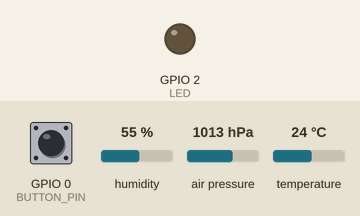
This sketch was run on a simulated ESP32. Shown: output pins drawn as LEDs (lit = HIGH). The test bench sets the inputs (shaded band); at power-on: GPIO 0 (BUTTON_PIN) HIGH, humidity 55 %, air pressure 1013 hPa, temperature 24 °C. WiFi joins after 1.5 s; servers stay silent unless stated; no MQTT or app messages arrive unless stated; what the sketch prints to the serial monitor is not drawn.

Above: at 2.7 s.
2.8 s: GPIO 0 (BUTTON_PIN) pulled LOW for 3.2 s
At 3.6 s:
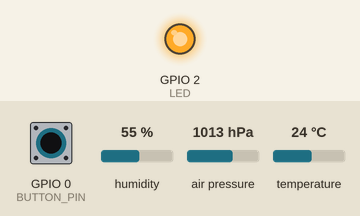
Timing chart, 0 to 8.3 s (numbered marks = the images above; inputs shaded):
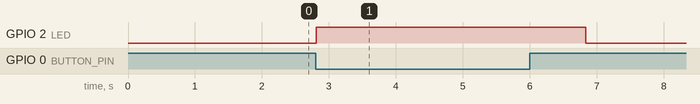

Measured:
- after the input at 2.8 s, GPIO 2 (LED): LOW → HIGH at once, → LOW 4.0 s later

The sketch:

ESP32_Publisher_BME280.ino
```cpp
/*
 *
 * ESP32 PUBLISHER to topic test_topic
 *
 */

#include <WiFi.h> // include WiFi library
#include <PubSubClient.h> // Include library to create a client MQTT

// include for BME280 sensor
#include <Adafruit_Sensor.h>
#include <Adafruit_BME280.h>

Adafruit_BME280 bme; // I2C

const char* ssid     = "<put-your-SSID-here>";            // The SSID (name) of the Wi-Fi network you want to connect to
const char* password = "<put-your-password-here>";     // The password of the Wi-Fi network

const char* mqttServer = "<put-your-mqttserverip-here>";           // The IP address of your MQTT Broker
const int mqttPort = 1883;                         // The TCP port of your MQTT Broker
const char* mqttUser = "<put-your-mqttuser-here>";               // MQTT client user
const char* mqttPassword = "<put-your-mqttpassword-here>";  // MQTT client password

WiFiClient espClient_1;                             // Define the client that allows us to transmit by WiFi. Must be differet for each MQQT client that you want to connect to a MQTT Broker
PubSubClient client(espClient_1);                   // Define the MQTT client that will access the MQTT Broker.

char payload[512];                                  // It will be the message to RECEIVE                                             //Incremental value to test the topic

const int BUTTON_PIN = 0; // constant for button
// Define led constant
#define LED 2

void setup() {
  Serial.begin(115200);         // Start the Serial communication to send messages to the computer
  delay(10);
  Serial.println('\n');

  // Initialize sensor
  bool status;
  status = bme.begin();
  if (!status) {
      Serial.println("Could not find a valid BME280 sensor, check wiring!");
      while (1);
    }

  // Set pin mode
  pinMode(LED,OUTPUT);
  pinMode(BUTTON_PIN, INPUT_PULLUP);

  digitalWrite(LED,LOW);

  /*Connecting ESP32 to WiFi */
  WiFi.begin(ssid, password);             // Connect to the network
  Serial.print("Connecting to ");
  Serial.print(ssid);

  while (WiFi.status() != WL_CONNECTED) { // Wait for the Wi-Fi to connect
    delay(500);
    Serial.print('.');
  }

  Serial.println('\n');
  Serial.println("Connection established!");
  Serial.print("IP address:\t");
  Serial.println(WiFi.localIP());         // Send the IP address of the ESP32 to the computer

  /*Connecting ESP32 to MQTT Broker, subscribing and receiving messages */
  client.setServer(mqttServer, mqttPort); //configure the PubSubClient with the adress and port

  while (!client.connected()) { // While mqtt client it's not connected stay at loop
    Serial.println("Trying to connect to MQTT");

    if (client.connect("espClient_1", mqttUser, mqttPassword )) { // connect to broker (return true if connect, false if not)
      Serial.println("connected");
    } else {
      Serial.print("failed with state ");
      Serial.print(client.state());
      delay(2000);
    }
  }
}

void loop() {

  // Send the message only when press the button
  if (digitalRead(BUTTON_PIN) == LOW) {
    int measurement = hallRead();
    Serial.println(measurement);
    float t = bme.readTemperature();
    float p = bme.readPressure() / 100.0F;
    float h = bme.readHumidity();

    Serial.print("The message of the Test Topic: ");
    Serial.print("Temperature = ");
    Serial.print(t);
    Serial.println(" *C");

    Serial.print("Pressure = ");
    Serial.print(p);
    Serial.println(" hPa");

    Serial.print("Humidity = ");
    Serial.print(h);
    Serial.println(" %");

    sprintf(payload, "temperature: %f C\t Humidity: %f %\t Pressure: %f hPa\t HallSensor: %d", t, h, p, measurement);
    if (client.publish("<put-your-topic-here>", payload)) {
      Serial.println("Sent to broker");
      // Blink LED when send the message
      digitalWrite(LED,HIGH);
    }
    delay(1000);
    // after 1 sec stop the LED
    digitalWrite(LED,LOW);
  }
}
```
